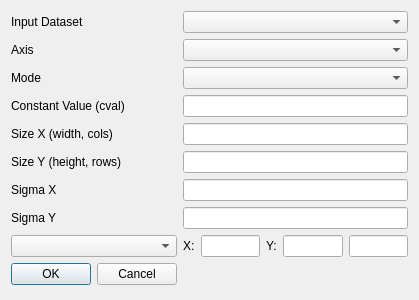
<?xml version="1.0" encoding="UTF-8"?>
<ui version="4.0">
 <class>SmoothingFilterDatasetDialog</class>
 <widget class="QDialog" name="SmoothingFilterDatasetDialog">
  <property name="geometry">
   <rect>
    <x>0</x>
    <y>0</y>
    <width>419</width>
    <height>300</height>
   </rect>
  </property>
  <property name="windowTitle">
   <string>Smoothing Filter Dataset</string>
  </property>
  <layout class="QGridLayout" name="gridLayout">
   <item row="10" column="0">
    <widget class="QDialogButtonBox" name="buttonBox">
     <property name="orientation">
      <enum>Qt::Horizontal</enum>
     </property>
     <property name="standardButtons">
      <set>QDialogButtonBox::Cancel|QDialogButtonBox::Ok</set>
     </property>
    </widget>
   </item>
   <item row="0" column="1">
    <widget class="QComboBox" name="cbox_dataset"/>
   </item>
   <item row="4" column="0">
    <widget class="QLabel" name="lbl_size_x">
     <property name="text">
      <string>Size X (width, cols)</string>
     </property>
    </widget>
   </item>
   <item row="2" column="0">
    <widget class="QLabel" name="lbl_mode">
     <property name="text">
      <string>Mode</string>
     </property>
    </widget>
   </item>
   <item row="4" column="1">
    <widget class="QLineEdit" name="ledit_size_x"/>
   </item>
   <item row="7" column="0">
    <widget class="QLabel" name="lbl_sigma_y">
     <property name="text">
      <string>Sigma Y</string>
     </property>
    </widget>
   </item>
   <item row="0" column="0">
    <widget class="QLabel" name="lbl_input_ds">
     <property name="text">
      <string>Input Dataset</string>
     </property>
    </widget>
   </item>
   <item row="5" column="1">
    <widget class="QLineEdit" name="ledit_size_y"/>
   </item>
   <item row="3" column="1">
    <widget class="QLineEdit" name="ledit_cval"/>
   </item>
   <item row="7" column="1">
    <widget class="QLineEdit" name="ledit_sigma_y"/>
   </item>
   <item row="6" column="0">
    <widget class="QLabel" name="lbl_sigma_x">
     <property name="text">
      <string>Sigma X</string>
     </property>
    </widget>
   </item>
   <item row="1" column="1">
    <widget class="QComboBox" name="cbox_axis"/>
   </item>
   <item row="1" column="0">
    <widget class="QLabel" name="lbl_axis">
     <property name="text">
      <string>Axis</string>
     </property>
    </widget>
   </item>
   <item row="6" column="1">
    <widget class="QLineEdit" name="ledit_sigma"/>
   </item>
   <item row="2" column="1">
    <widget class="QComboBox" name="cbox_mode"/>
   </item>
   <item row="5" column="0">
    <widget class="QLabel" name="lbl_size_y">
     <property name="text">
      <string>Size Y (height, rows)</string>
     </property>
    </widget>
   </item>
   <item row="8" column="1">
    <layout class="QHBoxLayout" name="horizontalLayout">
     <item>
      <widget class="QLabel" name="lbl_rad_x">
       <property name="text">
        <string>X:</string>
       </property>
      </widget>
     </item>
     <item>
      <widget class="QLineEdit" name="ledit_rad_x"/>
     </item>
     <item>
      <widget class="QLabel" name="lbl_rad_y">
       <property name="text">
        <string>Y:</string>
       </property>
      </widget>
     </item>
     <item>
      <widget class="QLineEdit" name="ledit_rad_y"/>
     </item>
     <item>
      <widget class="QLineEdit" name="ledit_trunc"/>
     </item>
    </layout>
   </item>
   <item row="8" column="0">
    <widget class="QComboBox" name="cbox_rad_trunc"/>
   </item>
   <item row="3" column="0">
    <widget class="QLabel" name="lbl_cval">
     <property name="text">
      <string>Constant Value (cval)</string>
     </property>
    </widget>
   </item>
  </layout>
 </widget>
 <resources/>
 <connections>
  <connection>
   <sender>buttonBox</sender>
   <signal>accepted()</signal>
   <receiver>SmoothingFilterDatasetDialog</receiver>
   <slot>accept()</slot>
   <hints>
    <hint type="sourcelabel">
     <x>248</x>
     <y>254</y>
    </hint>
    <hint type="destinationlabel">
     <x>157</x>
     <y>274</y>
    </hint>
   </hints>
  </connection>
  <connection>
   <sender>buttonBox</sender>
   <signal>rejected()</signal>
   <receiver>SmoothingFilterDatasetDialog</receiver>
   <slot>reject()</slot>
   <hints>
    <hint type="sourcelabel">
     <x>316</x>
     <y>260</y>
    </hint>
    <hint type="destinationlabel">
     <x>286</x>
     <y>274</y>
    </hint>
   </hints>
  </connection>
 </connections>
</ui>
